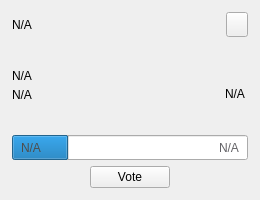
<?xml version="1.0" encoding="UTF-8"?>
<ui version="4.0">
 <class>ProposalCard</class>
 <widget class="QWidget" name="ProposalCard">
  <property name="geometry">
   <rect>
    <x>0</x>
    <y>0</y>
    <width>260</width>
    <height>200</height>
   </rect>
  </property>
  <property name="sizePolicy">
   <sizepolicy hsizetype="MinimumExpanding" vsizetype="MinimumExpanding">
    <horstretch>0</horstretch>
    <verstretch>0</verstretch>
   </sizepolicy>
  </property>
  <property name="minimumSize">
   <size>
    <width>260</width>
    <height>200</height>
   </size>
  </property>
  <property name="maximumSize">
   <size>
    <width>330</width>
    <height>200</height>
   </size>
  </property>
  <layout class="QVBoxLayout" name="verticalLayout_1">
   <property name="spacing">
    <number>0</number>
   </property>
   <property name="leftMargin">
    <number>0</number>
   </property>
   <property name="topMargin">
    <number>0</number>
   </property>
   <property name="rightMargin">
    <number>0</number>
   </property>
   <property name="bottomMargin">
    <number>0</number>
   </property>
   <item>
    <widget class="QWidget" name="card" native="true">
     <property name="sizePolicy">
      <sizepolicy hsizetype="Preferred" vsizetype="Minimum">
       <horstretch>0</horstretch>
       <verstretch>0</verstretch>
      </sizepolicy>
     </property>
     <property name="minimumSize">
      <size>
       <width>0</width>
       <height>200</height>
      </size>
     </property>
     <property name="styleSheet">
      <string notr="true"/>
     </property>
     <layout class="QVBoxLayout" name="verticalLayout_2" stretch="4,4,2,4">
      <property name="leftMargin">
       <number>12</number>
      </property>
      <property name="topMargin">
       <number>12</number>
      </property>
      <property name="rightMargin">
       <number>12</number>
      </property>
      <property name="bottomMargin">
       <number>12</number>
      </property>
      <item>
       <layout class="QHBoxLayout" name="horizontalLayout_1">
        <property name="spacing">
         <number>0</number>
        </property>
        <item>
         <widget class="QLabel" name="labelPropName">
          <property name="text">
           <string notr="true">N/A</string>
          </property>
         </widget>
        </item>
        <item>
         <spacer name="horizontalSpacer_1">
          <property name="orientation">
           <enum>Qt::Horizontal</enum>
          </property>
          <property name="sizeHint" stdset="0">
           <size>
            <width>40</width>
            <height>20</height>
           </size>
          </property>
         </spacer>
        </item>
        <item>
         <widget class="QPushButton" name="btnLink">
          <property name="sizePolicy">
           <sizepolicy hsizetype="Fixed" vsizetype="Fixed">
            <horstretch>0</horstretch>
            <verstretch>0</verstretch>
           </sizepolicy>
          </property>
          <property name="maximumSize">
           <size>
            <width>22</width>
            <height>25</height>
           </size>
          </property>
          <property name="cursor">
           <cursorShape>PointingHandCursor</cursorShape>
          </property>
          <property name="focusPolicy">
           <enum>Qt::NoFocus</enum>
          </property>
          <property name="text">
           <string/>
          </property>
         </widget>
        </item>
       </layout>
      </item>
      <item>
       <widget class="QWidget" name="widget" native="true">
        <layout class="QHBoxLayout" name="horizontalLayout_2">
         <property name="spacing">
          <number>0</number>
         </property>
         <property name="leftMargin">
          <number>0</number>
         </property>
         <property name="topMargin">
          <number>0</number>
         </property>
         <property name="rightMargin">
          <number>0</number>
         </property>
         <property name="bottomMargin">
          <number>0</number>
         </property>
         <item>
          <widget class="QWidget" name="containerAmount" native="true">
           <property name="sizePolicy">
            <sizepolicy hsizetype="Preferred" vsizetype="Fixed">
             <horstretch>0</horstretch>
             <verstretch>0</verstretch>
            </sizepolicy>
           </property>
           <layout class="QVBoxLayout" name="verticalLayout_3">
            <property name="spacing">
             <number>5</number>
            </property>
            <property name="sizeConstraint">
             <enum>QLayout::SetMinimumSize</enum>
            </property>
            <property name="leftMargin">
             <number>0</number>
            </property>
            <property name="topMargin">
             <number>0</number>
            </property>
            <property name="rightMargin">
             <number>0</number>
            </property>
            <property name="bottomMargin">
             <number>0</number>
            </property>
            <item alignment="Qt::AlignBottom">
             <widget class="QLabel" name="labelPropAmount">
              <property name="text">
               <string notr="true">N/A</string>
              </property>
             </widget>
            </item>
            <item>
             <widget class="QLabel" name="labelPropMonths">
              <property name="text">
               <string notr="true">N/A</string>
              </property>
             </widget>
            </item>
           </layout>
          </widget>
         </item>
         <item>
          <spacer name="horizontalSpacer_2">
           <property name="orientation">
            <enum>Qt::Horizontal</enum>
           </property>
           <property name="sizeHint" stdset="0">
            <size>
             <width>40</width>
             <height>20</height>
            </size>
           </property>
          </spacer>
         </item>
         <item alignment="Qt::AlignVCenter">
          <widget class="QLabel" name="labelStatus">
           <property name="styleSheet">
            <string notr="true">margin-top:16;</string>
           </property>
           <property name="text">
            <string notr="true">N/A</string>
           </property>
          </widget>
         </item>
        </layout>
       </widget>
      </item>
      <item>
       <widget class="QWidget" name="containerVotes" native="true">
        <property name="sizePolicy">
         <sizepolicy hsizetype="Preferred" vsizetype="Fixed">
          <horstretch>0</horstretch>
          <verstretch>0</verstretch>
         </sizepolicy>
        </property>
        <layout class="QGridLayout" name="gridLayout">
         <property name="leftMargin">
          <number>0</number>
         </property>
         <property name="topMargin">
          <number>0</number>
         </property>
         <property name="rightMargin">
          <number>0</number>
         </property>
         <property name="bottomMargin">
          <number>0</number>
         </property>
         <property name="spacing">
          <number>0</number>
         </property>
         <item row="0" column="0">
          <widget class="QProgressBar" name="votesBar">
           <property name="sizePolicy">
            <sizepolicy hsizetype="Expanding" vsizetype="Expanding">
             <horstretch>0</horstretch>
             <verstretch>0</verstretch>
            </sizepolicy>
           </property>
           <property name="minimumSize">
            <size>
             <width>0</width>
             <height>25</height>
            </size>
           </property>
           <property name="font">
            <font>
             <stylestrategy>NoAntialias</stylestrategy>
            </font>
           </property>
           <property name="value">
            <number>24</number>
           </property>
           <property name="textVisible">
            <bool>false</bool>
           </property>
          </widget>
         </item>
         <item row="0" column="0">
          <widget class="QWidget" name="containerText" native="true">
           <property name="minimumSize">
            <size>
             <width>0</width>
             <height>0</height>
            </size>
           </property>
           <layout class="QHBoxLayout" name="horizontalLayout_3">
            <property name="spacing">
             <number>0</number>
            </property>
            <property name="topMargin">
             <number>0</number>
            </property>
            <property name="bottomMargin">
             <number>0</number>
            </property>
            <item>
             <widget class="QLabel" name="labelNo">
              <property name="styleSheet">
               <string notr="true">color:#4D4D4D;</string>
              </property>
              <property name="text">
               <string notr="true">N/A</string>
              </property>
             </widget>
            </item>
            <item>
             <spacer name="horizontalSpacer_3">
              <property name="orientation">
               <enum>Qt::Horizontal</enum>
              </property>
              <property name="sizeHint" stdset="0">
               <size>
                <width>93</width>
                <height>20</height>
               </size>
              </property>
             </spacer>
            </item>
            <item>
             <widget class="QLabel" name="labelYes">
              <property name="styleSheet">
               <string notr="true">color:#636266;</string>
              </property>
              <property name="text">
               <string notr="true">N/A</string>
              </property>
             </widget>
            </item>
           </layout>
          </widget>
         </item>
        </layout>
       </widget>
      </item>
      <item>
       <layout class="QHBoxLayout" name="horizontalLayout_4">
        <item>
         <spacer name="horizontalSpacer_4">
          <property name="orientation">
           <enum>Qt::Horizontal</enum>
          </property>
          <property name="sizeHint" stdset="0">
           <size>
            <width>40</width>
            <height>20</height>
           </size>
          </property>
         </spacer>
        </item>
        <item>
         <widget class="QPushButton" name="btnVote">
          <property name="minimumSize">
           <size>
            <width>80</width>
            <height>0</height>
           </size>
          </property>
          <property name="focusPolicy">
           <enum>Qt::NoFocus</enum>
          </property>
          <property name="styleSheet">
           <string notr="true"/>
          </property>
          <property name="text">
           <string>Vote</string>
          </property>
         </widget>
        </item>
        <item>
         <spacer name="horizontalSpacer_5">
          <property name="orientation">
           <enum>Qt::Horizontal</enum>
          </property>
          <property name="sizeHint" stdset="0">
           <size>
            <width>40</width>
            <height>20</height>
           </size>
          </property>
         </spacer>
        </item>
       </layout>
      </item>
     </layout>
    </widget>
   </item>
  </layout>
 </widget>
 <resources/>
 <connections/>
</ui>
